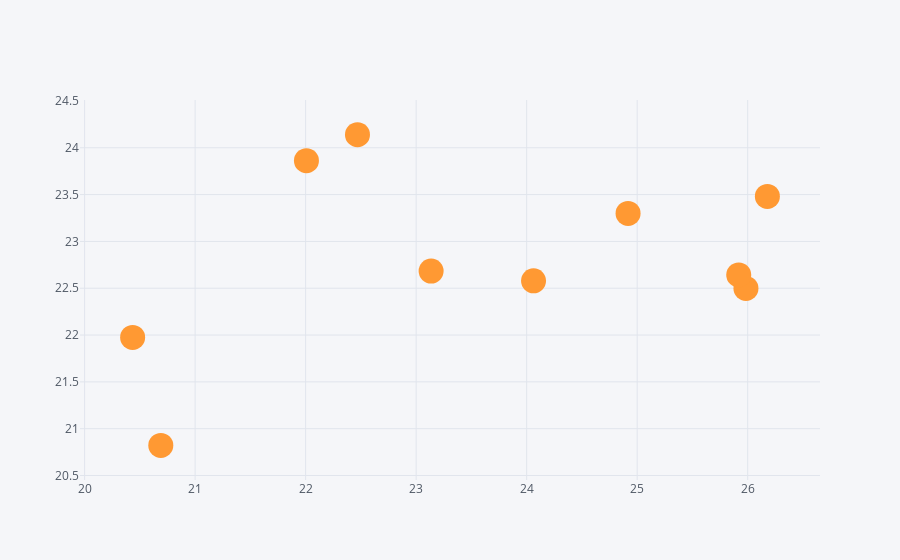

Write notebook code for a chart like this one.
### Code cell
df.iplot(x='a',y='b',mode='markers',size=25)

### Figure 1 — Plotly figure (JSON) as saved in the notebook; plotly's stock layout.template omitted (floating-point values rounded to 4 significant figures)
{"data": [{"line": {"color": "rgba(255, 153, 51, 1.0)", "dash": "solid", "shape": "linear", "width": 1.3}, "marker": {"size": 25, "symbol": "circle"}, "mode": "markers", "name": "b", "text": "", "type": "scatter", "x": [20.69, 20.43, 23.14, 24.92, 22.01, 22.47, 24.06, 26.18, 25.98, 25.92], "y": [20.82, 21.97, 22.68, 23.3, 23.86, 24.14, 22.58, 23.48, 22.5, 22.64]}], "layout": {"legend": {"bgcolor": "#F5F6F9", "font": {"color": "#4D5663"}}, "paper_bgcolor": "#F5F6F9", "plot_bgcolor": "#F5F6F9", "title": {"font": {"color": "#4D5663"}}, "xaxis": {"gridcolor": "#E1E5ED", "showgrid": true, "tickfont": {"color": "#4D5663"}, "title": {"font": {"color": "#4D5663"}, "text": ""}, "zerolinecolor": "#E1E5ED"}, "yaxis": {"gridcolor": "#E1E5ED", "showgrid": true, "tickfont": {"color": "#4D5663"}, "title": {"font": {"color": "#4D5663"}, "text": ""}, "zerolinecolor": "#E1E5ED"}}}
